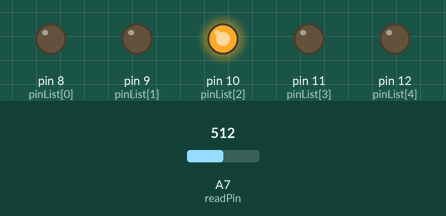
This sketch was run on a simulated Arduino Nano, built with avr-gcc and run on an emulated ATmega328P. Shown: output pins drawn as LEDs (lit = HIGH). The test bench sets the inputs (shaded band); at power-on: A7 (readPin) = 512. What the sketch prints to the serial monitor is not drawn.

Above: at 1.2 s.
1.3 s: A7 (readPin) set to 716
At 2.4 s:
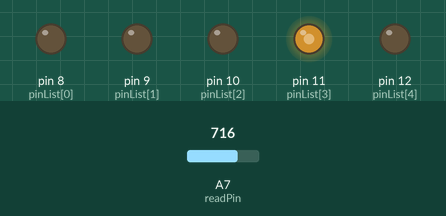
2.8 s: A7 (readPin) set to 900
At 3.6 s:
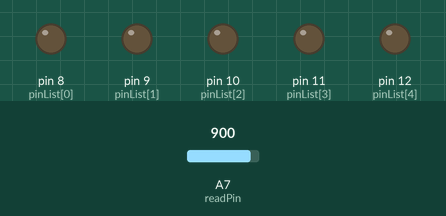
4.3 s: A7 (readPin) set to 1023
At 4.7 s:
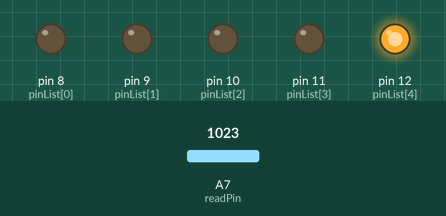
5.8 s: A7 (readPin) set to 306
At 7.0 s:
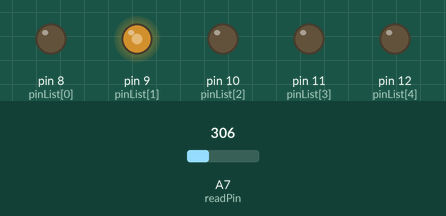
7.3 s: A7 (readPin) set to 245
At 8.2 s:
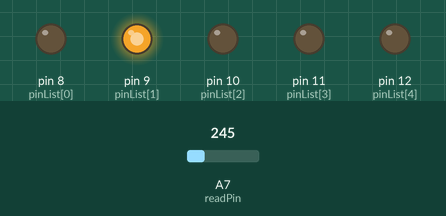
Timing chart, 0 to 9.8 s (numbered marks = the images above; inputs shaded):
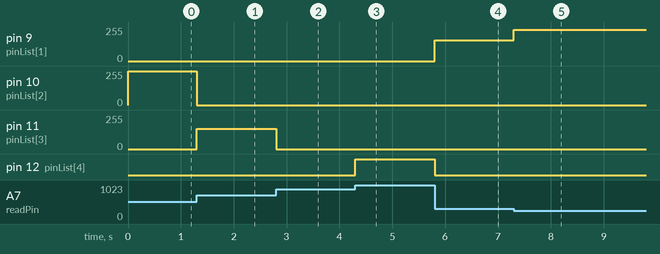

Measured:
- after the input at 1.3 s, pin 10 (pinList[2]): 254/255 → 0/255 at once; pin 11 (pinList[3]): 0/255 → 152/255 at once
- after the input at 2.8 s, pin 11 (pinList[3]): 152/255 → 0/255 at once
- after the input at 4.3 s, pin 12 (pinList[4]): LOW → HIGH at once
- after the input at 5.8 s, pin 9 (pinList[1]): 0/255 → 154/255 at once; pin 12 (pinList[4]): HIGH → LOW at once
- after the input at 7.3 s, pin 9 (pinList[1]): 154/255 → 233/255 at once

The sketch:

sketch_jul25a.ino
```cpp
const int totalLEDs = 5;
int pinList[] = {8,9,10,11,12};
int readPin = A7;
double maxScale = 255.0;
double distance = maxScale/4.0;
double half = distance/2.0;

struct Pair {
  double dist;
  int pin;
};

Pair valueList[totalLEDs];


void setup() {
  Serial.begin(9600);
  for (int x = 0; x < totalLEDs; x++) {
    pinMode(pinList[x], OUTPUT);
  }
  pinMode(readPin,INPUT);

  double temp = 0;
  for (int x = 0; x < totalLEDs; x++) {
    valueList[x].dist = temp;
    valueList[x].pin = pinList[x];
    Serial.print(valueList[x].dist);
    Serial.println(valueList[x].pin);
    temp += distance;
  }

}

void loop() {
  double position = (analogRead(readPin)*maxScale)/1023.0;
  for (int x = 0; x < totalLEDs; x++) {
    double middle = valueList[x].dist;
    int pinNo = valueList[x].pin;
    if ((position >= middle - half) && (position <= middle + half)) {
      adjustBrightness(position,middle,pinNo);
    } else{
      analogWrite(pinNo,0);
    }
  }

}

void adjustBrightness(double position, double middle, int pinNo) {
  double diff = abs(position - middle);
  double brightness = (1.0 - (diff / half)) * maxScale;
  analogWrite(pinNo, brightness);
}
```
